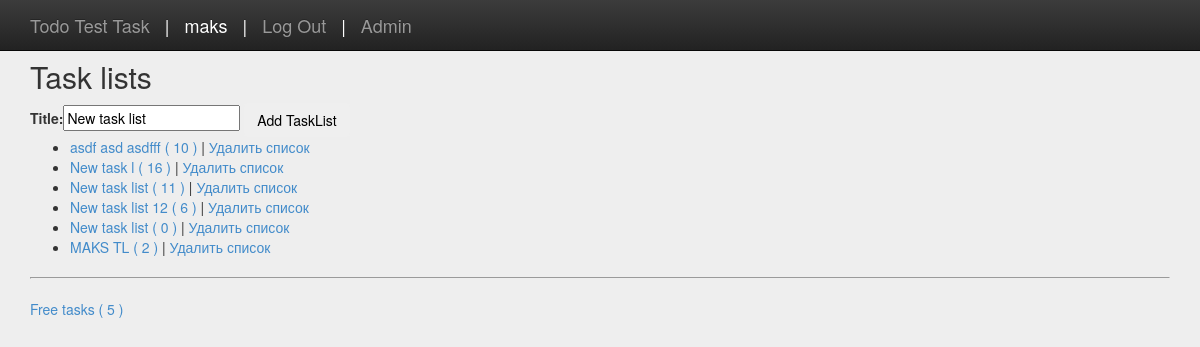
The app's page / (signed in) with its own data.
### todoapp/models.py (models this page shows, shortened)
class TaskList(models.Model):
    title = models.CharField(max_length=140, default='New task list')
    created = models.DateTimeField(auto_now_add=True)
    number_of_tasks = models.IntegerField(default=0, editable=False)
    user = models.ForeignKey(User, blank=True, null=True)
    def _number_of_tasks(self):
        self.number_of_tasks = 0
        task = Task.objects.filter(tl_id=self.id)
        self.number_of_tasks = len(task)
        self.save()
        return self.number_of_tasks

### todoapp/views.py (the view)
# urls.py: url(r'^$', 'todoapp.views.index', name='index'),
@login_required
def index(request):
    tl = TaskList.objects.filter(user_id=request.user.id)
    for t in tl: t._number_of_tasks()
    free = len (Task.objects.filter(user_id=request.user.id, tl_id=None))
    form = TLForm()
    return render(request, 'todoapp/index.html', {'tasklists': tl, 'free': free, 'form':form,}, )

### todoapp/forms.py
class TLForm(forms.ModelForm):
    class Meta:
        model = TaskList
        exclude = ('user',)

### templates/todoapp/index.html (shortened to what this page needs)
{% extends 'base.html' %}
{% block content %}
<h2>Task lists</h2>
<form action="{% url 'todoapp:addtl' %}" method="POST">
        {{ form }}
        <button type="submit" class="btn">Add TaskList</button>
</form>
{% if tasklists %}
    <ul>
    {% for tl in tasklists %}
        <li>
            <a href="{% url 'todoapp:detail' tl.id %}">
                {{ tl.title }} ( {{ tl.number_of_tasks }} )
            </a>
            |
            <a href="{% url 'todoapp:deltl' tl.id %}">
                Удалить список
            </a>
        </li>
    {% endfor %}
    </ul>
{% else %}
    <p>No tasklists</p>
{% endif %}
<hr />
{% if not free == 0 %}
<a href="{% url 'todoapp:detail' %}">
    Free tasks ( {{ free }} )
</a>
{% endif %}
{% endblock %}

### templates/base.html (shortened to what this page needs)
<!DOCTYPE html>
<html lang="en">
    <head>
        <link href="{{STATIC_URL}}css/bootstrap.css" rel="stylesheet">
        <link href="{{STATIC_URL}}css/bootstrap-theme.css" rel="stylesheet">
        <link href="{{STATIC_URL}}css/signin.css" rel="stylesheet">
    </head>
    <body>
        <div class="navbar navbar-inverse navbar-fixed-top">
            <div class="container">
                <a class="navbar-brand" href="{%url 'index'%}">Todo Test Task</a>
                <div class="navbar-brand" style="color:#FFFFFF"> | </div>
                {% if user.is_authenticated %}
                    <div class="navbar-brand" style="color:#FFFFFF">{{user.username}}</div>
                    <div class="navbar-brand" style="color:#FFFFFF"> | </div>
                    <a class="navbar-brand" href="{%url 'usersapp:logout'%}">Log Out</a>
                {% else %}
                    <a class="navbar-brand" href="{%url 'usersapp:signin'%}">Sign In</a>
                    <div class="navbar-brand" style="color:#FFFFFF"> | </div>
                    <a class="navbar-brand" href="{%url 'usersapp:signup'%}">Sign Up</a>
                {% endif %}
                <div class="navbar-brand" style="color:#FFFFFF"> | </div>
                <a class="navbar-brand" href="{%url 'admin:index'%}">Admin</a>
            </div>
        </div>
        <div class="container">
             {% block content %}Base page{% endblock %}
        </div>
    </body>
</html>

### templates/static/css/signin.css (style rules this page uses)
body { padding-top: 40px; padding-bottom: 40px; background-color: #eee; }

### records on screen
TaskList: title "asdf asd asdfff", number_of_tasks "10"
TaskList: title "New task l", number_of_tasks "16"
TaskList: title "New task list", number_of_tasks "11"
TaskList: title "New task list 12", number_of_tasks "6"
TaskList: title "New task list", number_of_tasks "0"
TaskList: title "MAKS TL", number_of_tasks "2"

### other values on screen
{{ user.username }} "maks"
{{ free }} "5"
